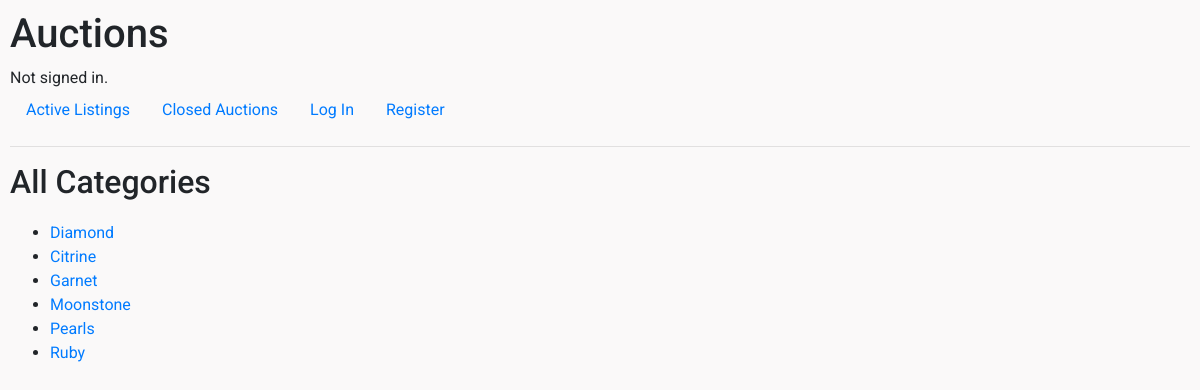
Page /categories/ on the committed database.
### auctions/models.py (models this page shows, shortened)
class Category(models.Model):
    category_name = models.CharField(max_length=64)

### auctions/views.py (the view)
# urls.py: path("categories/", views.category_list, name="category_list"),
def category_list(request):
    all_categories = Category.objects.all()
    return render(request, "auctions/categories.html", {
            "all_categories": all_categories
        })

### auctions/templates/auctions/categories.html
{% extends "auctions/layout.html" %}
{% block body %}
  <h2>All Categories</h2>
  <ul>
      {% for category in all_categories %}
          <li><a href="{% url 'filter_by_category' category.id %}">{{ category.category_name }}</a></li>
      {% endfor %}
  </ul>
{% endblock %}

### auctions/static/auctions/styles.css (style rules this page uses)
body { padding: 10px; background-color: rgb(250, 249, 249); font-family: Roboto, sans-serif; }
h2 { margin-bottom: 20px; }

### rows in the picture
Category: category_name "Diamond"
Category: category_name "Citrine"
Category: category_name "Garnet"
Category: category_name "Moonstone"
Category: category_name "Pearls"
Category: category_name "Ruby"
